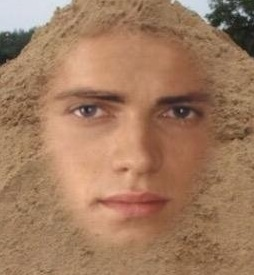
#> input picture anakin_sand.jpg, 254 x 275 px
$ python forwarddiffusion.py
#> lines starting #> are read from the running program, lines starting #| are printed output that depends on the picture
from PIL import Image

import math
import matplotlib.pyplot as plt
import numpy as np

TOTAL_TIME_STEPS = 100
COSINE_OFFSET = 0.008 # Offset prevents noise from getting too small near t=0
alpha_bar_noise_schedule = [
    # Cosine schedule from https://arxiv.org/pdf/2102.09672
    math.cos((t/TOTAL_TIME_STEPS + COSINE_OFFSET) / (1 + COSINE_OFFSET) * math.pi/2)**2
    for t in range(TOTAL_TIME_STEPS)
]
print(alpha_bar_noise_schedule)

def noise_image(img, time_step):
    noise = np.random.normal(size=(original_img.shape))
    img = math.sqrt(alpha_bar_noise_schedule[time_step]) * original_img + \
        math.sqrt(1-alpha_bar_noise_schedule[time_step]) * noise
    # Clip within RGB bounds. According to https://arxiv.org/pdf/2102.09672, there
    # are "singularities" near t=T if you let values get too close to 1, so we
    # clip at 0.999. Don't ask me what singularities are.
    return img.clip(min=0, max=0.999)

original_img = np.asarray(Image.open('anakin_sand.jpg')) / 256
ROW_LENGTH = 10
fig, ax = plt.subplots(ncols=ROW_LENGTH, nrows=TOTAL_TIME_STEPS // ROW_LENGTH)
ax = ax.flatten()
for i in range(TOTAL_TIME_STEPS):
    img = noise_image(original_img, i)
    ax[i].imshow(img)
    ax[i].set_axis_off()
#> this loop made 100 passes
#> pass 3, in noise_image (call 3), `img = math.sqrt(alpha_bar_noise_schedule[time_step]) * original_img + ..`:
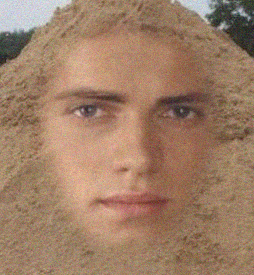
#> img: shape (275, 254, 3) float64; mean R, G, B 0.631, 0.482, 0.374; drawn with min black and max white
plt.show()
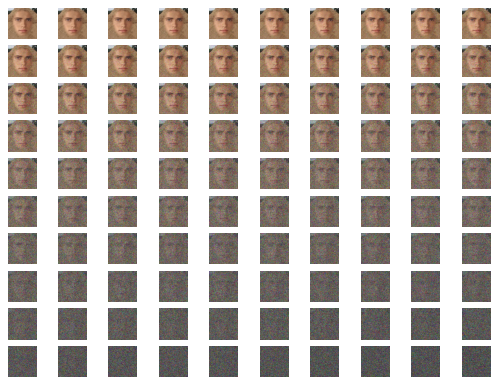
#> figure drawn by matplotlib, 100 panels
